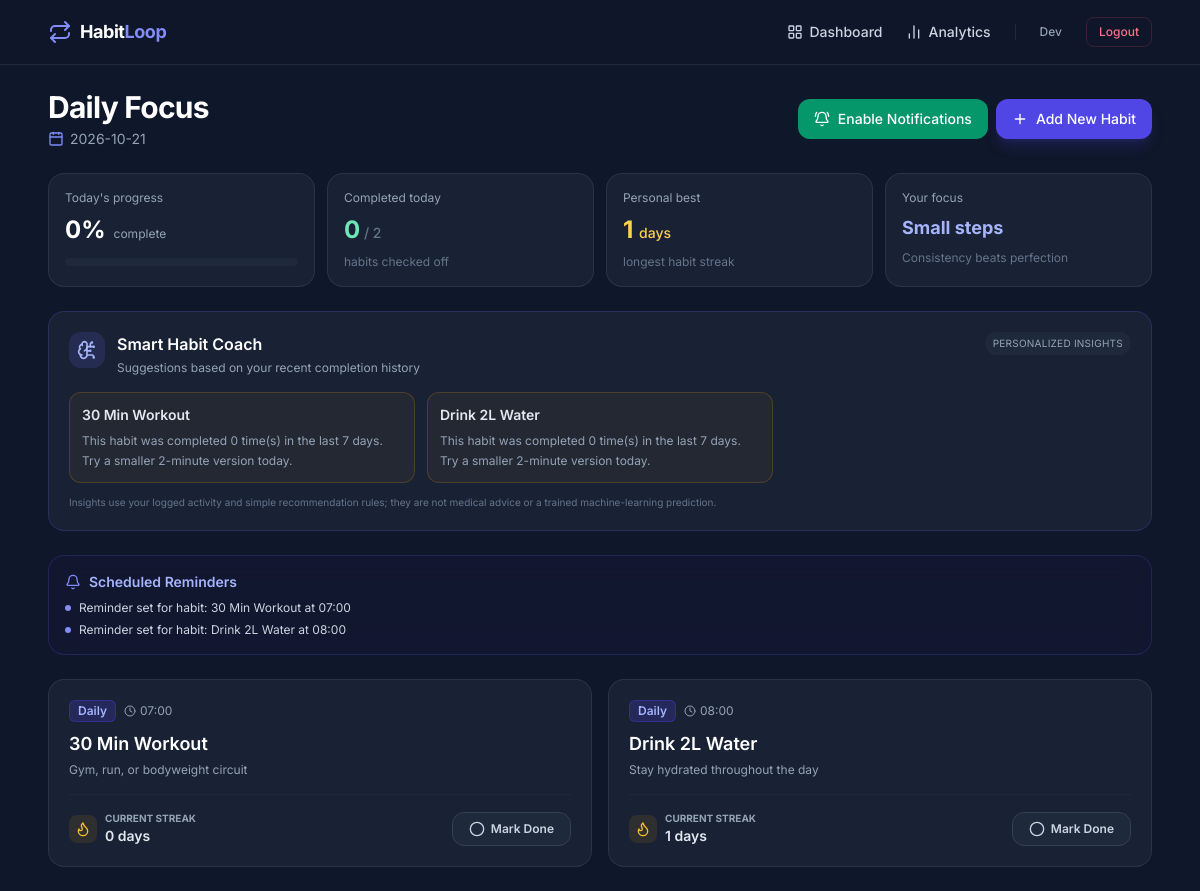
Before: /dashboard (signed in) with the older database file.
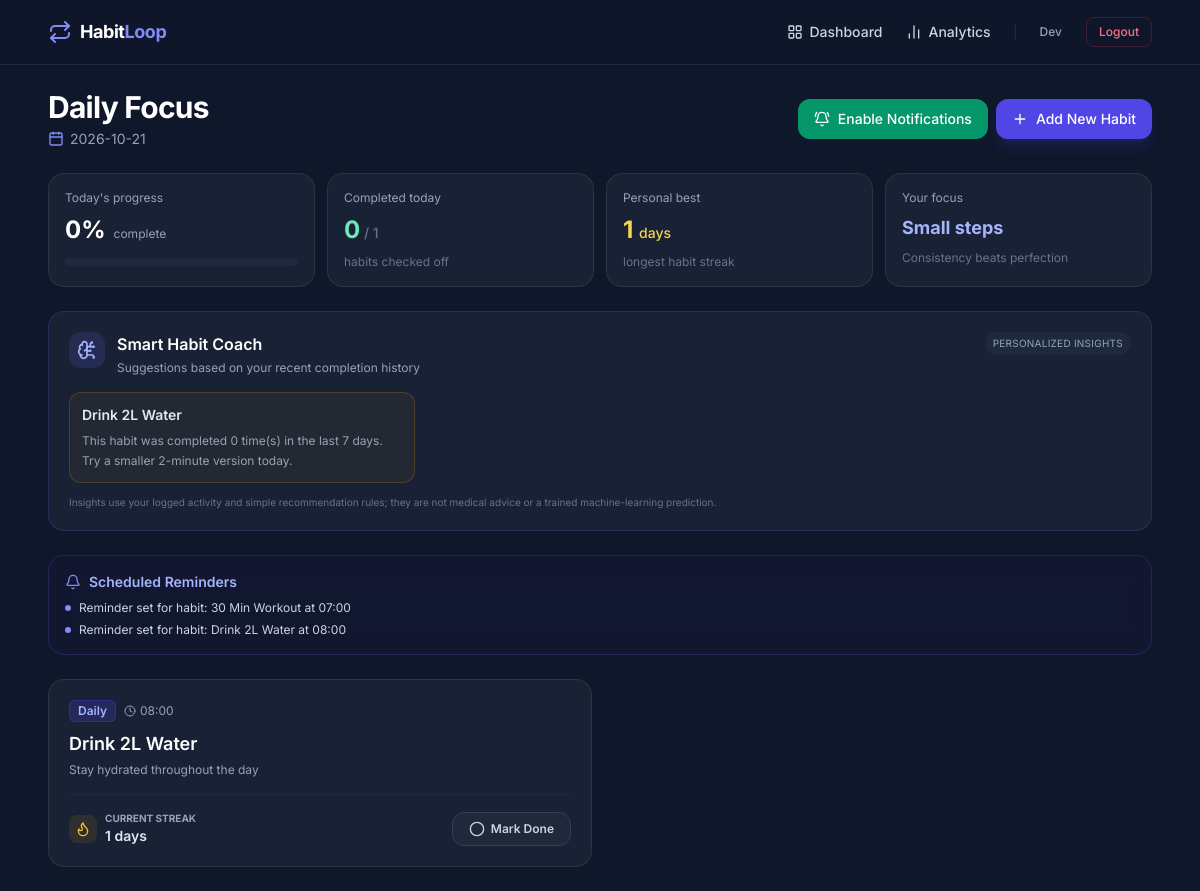
After: the same page with the newer database file.
### tables this page shows
CREATE TABLE Habit (
            habit_id INTEGER PRIMARY KEY AUTOINCREMENT,
            user_id INTEGER NOT NULL,
            title TEXT NOT NULL,
            description TEXT,
            frequency TEXT DEFAULT 'Daily',
            start_date DATE NOT NULL,
            reminder_time TIME,
            created_at DATETIME DEFAULT CURRENT_TIMESTAMP,
            FOREIGN KEY (user_id) REFERENCES User(user_id) ON DELETE CASCADE
        );

CREATE TABLE Notification (
            notification_id INTEGER PRIMARY KEY AUTOINCREMENT,
            user_id INTEGER NOT NULL,
            habit_id INTEGER,
            message TEXT NOT NULL,
            reminder_time DATETIME DEFAULT CURRENT_TIMESTAMP,
            status TEXT DEFAULT 'unread',
            FOREIGN KEY (user_id) REFERENCES User(user_id) ON DELETE CASCADE,
            FOREIGN KEY (habit_id) REFERENCES Habit(habit_id) ON DELETE SET NULL
        );

### app.py (the view)
@app.route("/dashboard")
@login_required
def dashboard():
    conn = get_db()
    today_str = date.today().strftime("%Y-%m-%d")
    habits = conn.execute("""
        SELECT
            h.*,
            COALESCE(s.current_streak, 0) AS current_streak,
            COALESCE(s.longest_streak, 0) AS longest_streak,
            CASE WHEN hl.log_id IS NOT NULL THEN 1 ELSE 0 END AS completed_today
        FROM Habit h
        LEFT JOIN Streak s ON h.habit_id = s.habit_id
        LEFT JOIN HabitLog hl ON h.habit_id = hl.habit_id AND hl.completion_date = ?
        WHERE h.user_id = ?
        ORDER BY h.created_at DESC
    """, (today_str, session["user_id"])).fetchall()
    notifications = conn.execute("""
        SELECT * FROM Notification
        WHERE user_id = ? AND status = 'unread'
        ORDER BY reminder_time DESC LIMIT 5
    """, (session["user_id"],)).fetchall()
    total_habits = len(habits)
    completed_today = sum(1 for h in habits if h["completed_today"])
    completion_percent = round((completed_today / total_habits) * 100) if total_habits else 0
    best_streak = max((h["longest_streak"] for h in habits), default=0)
    coach_tips = []
    for h in habits:
        recent = conn.execute("""
            SELECT COUNT(*) AS completed
            FROM HabitLog
            WHERE habit_id = ? AND user_id = ? AND status = 1
              AND completion_date >= ? AND completion_date <= ?
        """, (h["habit_id"], session["user_id"],
              (date.today() - timedelta(days=6)).strftime("%Y-%m-%d"), today_str)).fetchone()["completed"]
        if h["completed_today"]:
            coach_tips.append({"title": h["title"], "kind": "success",
                               "message": f"Great work — you completed this habit today. Keep the routine going!"})
        elif recent <= 2:
            coach_tips.append({"title": h["title"], "kind": "focus",
                               "message": f"This habit was completed {recent} time(s) in the last 7 days. Try a smaller 2-minute version today."})
        else:
            coach_tips.append({"title": h["title"], "kind": "tip",
                               "message": f"You completed this {recent} time(s) in the last 7 days. Pick a consistent time to make it easier to repeat."})
    coach_tips = coach_tips[:3]
    conn.close()
    return render_template("dashboard.html", habits=habits, notifications=notifications,
                           today=today_str, total_habits=total_habits,
                           completed_today=completed_today, completion_percent=completion_percent,
                           best_streak=best_streak, coach_tips=coach_tips)

### app.py (called while the page is built)
@app.after_request
def prevent_auth_page_caching(response):
    if request.endpoint in {"login", "register", "logout"}:
        response.headers["Cache-Control"] = "no-store, no-cache, must-revalidate, max-age=0"
        response.headers["Pragma"] = "no-cache"
        response.headers["Expires"] = "0"
    return response

def get_db():
    conn = sqlite3.connect(DB_NAME, timeout=30)
    conn.row_factory = sqlite3.Row
    conn.execute("PRAGMA foreign_keys = ON;")
    conn.execute("PRAGMA busy_timeout = 30000;")
    return conn

def login_required(f):
    @wraps(f)
    def decorated_function(*args, **kwargs):
        if "user_id" not in session:
            flash("Please log in to continue.", "warning")
            return redirect(url_for("login"))
        return f(*args, **kwargs)
    return decorated_function

### templates/dashboard.html (shortened to what the changed rows need)
{% extends 'base.html' %}
{% block content %}
<div class="space-y-6">
    <div class="flex flex-col md:flex-row md:items-center justify-between gap-4">
        <div>
            <h1 class="text-2xl sm:text-3xl font-bold tracking-tight text-white">Daily Focus</h1>
        </div>
    </div>
    <div class="grid grid-cols-2 lg:grid-cols-4 gap-3">
        <div class="glass-card rounded-2xl p-4">
            <p class="text-2xl font-bold text-emerald-300 mt-2">{{ completed_today }}<span class="text-sm text-slate-500 font-medium"> / {{ total_habits }}</span></p>
        </div>
    </div>
    <section class="glass-card rounded-2xl p-5 border border-indigo-500/20">
        <div class="flex items-start gap-3">
            <div class="flex-1">
                <h2 class="text-base font-semibold text-white">Smart Habit Coach</h2>
            </div>
        </div>
        {% if coach_tips %}
        <div class="grid grid-cols-1 md:grid-cols-3 gap-3 mt-4">
            {% for tip in coach_tips %}
            <div class="rounded-xl p-3 border {% if tip.kind == 'success' %}border-emerald-500/20 bg-emerald-500/5{% elif tip.kind == 'focus' %}border-amber-500/20 bg-amber-500/5{% else %}border-indigo-500/20 bg-indigo-500/5{% endif %}">
                <p class="text-sm font-semibold text-slate-200">{{ tip.title }}</p>
                <p class="text-xs leading-relaxed text-slate-400 mt-1.5">{{ tip.message }}</p>
            </div>
            {% endfor %}
        </div>
        {% else %}
        <p class="text-sm text-slate-400 mt-4">Add your first habit to receive personalized suggestions here.</p>
        {% endif %}
    </section>
    {% if notifications %}
    <div class="glass-card rounded-2xl p-4 border border-indigo-500/20 bg-indigo-950/20">
        <div class="space-y-1.5">
            {% for n in notifications %}
                <p class="text-xs text-slate-300 flex items-center gap-2">
                    <span class="w-1.5 h-1.5 rounded-full bg-indigo-400"></span>
                    {{ n.message }}
                </p>
            {% endfor %}
        </div>
    </div>
    {% endif %}
    <div class="grid grid-cols-1 md:grid-cols-2 gap-4">
        {% for h in habits %}
        <div id="habit-card-{{ h.habit_id }}" data-habit-id="{{ h.habit_id }}" data-habit-title="{{ h.title|e }}" data-reminder-time="{{ (h.reminder_time or '')|e }}" data-completed-today="{{ 1 if h.completed_today else 0 }}" class="habit-reminder-card glass-card rounded-2xl p-5 flex flex-col justify-between hover:border-slate-700 transition relative group">
            <div class="flex items-start justify-between gap-3">
                <div>
                    <div class="flex items-center gap-2">
                        <span class="text-xs font-semibold px-2 py-0.5 rounded-md
                            {% if h.frequency == 'Daily' %} bg-indigo-900/50 text-indigo-300 border border-indigo-700/50
                            {% else %} bg-purple-900/50 text-purple-300 border border-purple-700/50 {% endif %}">
                            {{ h.frequency }}
                        </span>
                        {% if h.reminder_time %}
                        <span class="text-xs text-slate-400 flex items-center gap-1">
                            <i data-lucide="clock" class="w-3 h-3"></i> {{ h.reminder_time }}
                        </span>
                        {% endif %}
                    </div>
                    <h3 class="text-lg font-semibold text-white mt-2">{{ h.title }}</h3>
                    <p class="text-xs text-slate-400 mt-1 line-clamp-2">{{ h.description or 'No extra notes provided' }}</p>
                </div>
                <form action="{{ url_for('delete_habit', habit_id=h.habit_id) }}" method="POST" onsubmit="return confirm('Delete this habit?');">
                </form>
            </div>
            <div class="pt-4 mt-4 border-t border-slate-800 flex items-center justify-between">
                <div class="flex items-center gap-2">
                    <div class="p-1.5 rounded-lg bg-amber-500/10 text-amber-400">
                        <i data-lucide="flame" class="w-4 h-4"></i>
                    </div>
                    <div>
                        <p class="text-[10px] uppercase font-bold text-slate-400">Current Streak</p>
                        <p class="text-sm font-semibold text-slate-200">
                            <span id="streak-{{ h.habit_id }}">{{ h.current_streak }}</span> days
                        </p>
                    </div>
                </div>
                <button
                    onclick="toggleHabit({{ h.habit_id }})"
                    id="btn-{{ h.habit_id }}"
                    class="px-4 py-2 rounded-xl text-xs font-semibold flex items-center gap-1.5 transition
                    {% if h.completed_today %}
                        bg-emerald-500/20 text-emerald-300 border border-emerald-500/40
                    {% else %}
                        bg-slate-800 hover:bg-slate-700 text-slate-300 border border-slate-700
                    {% endif %}">
                    <i data-lucide="{% if h.completed_today %}check-circle-2{% else %}circle{% endif %}" id="icon-{{ h.habit_id }}" class="w-4 h-4"></i>
                    <span id="label-{{ h.habit_id }}">{% if h.completed_today %}Completed{% else %}Mark Done{% endif %}</span>
                </button>
            </div>
        </div>
        {% endfor %}
    </div>
</div>
{% endblock %}

Changed rows visible on the page:
removed Habit: title "30 Min Workout", message "This habit was completed 0 time(s) in the last 7 days. Try a smaller 2-minute version today.", frequency "Daily", reminder_time "07:00", description "Gym, run, or bodyweight circuit", current_streak "0"
Other visible differences:
{{ total_habits }}: "2" → "1"
